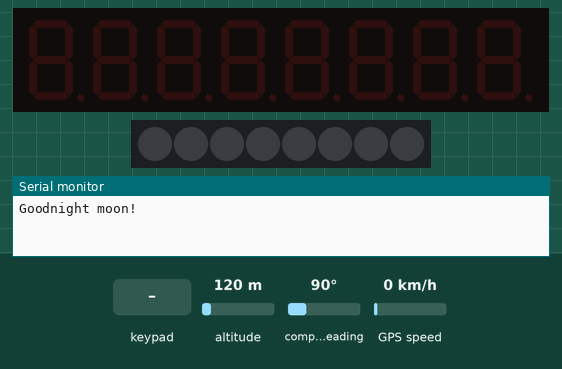
A sketch run on a simulated Arduino Uno, built with avr-gcc and run on an emulated ATmega328P. Shown: 8-digit seven-segment display, 8 RGB LEDs in strip order, left to right, the last lines printed to the serial monitor. The inputs (shaded band) are chosen by the test bench; at power-on: altitude 120 m, compass heading 90°, GPS speed 0 km/h. The GPS gets a fix after 3 s at 37.7749, -122.4194 with 8 satellites.

Above: at 1.2 s.
1.3 s: keypad keys 1 2 3 4 pressed 0.4 s apart
At 3.8 s:
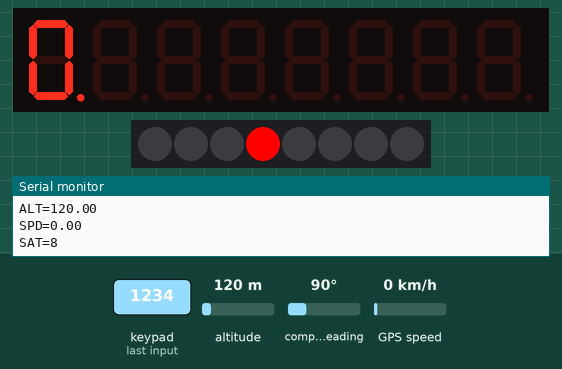
4.4 s: key '1' pressed
At 5.2 s:
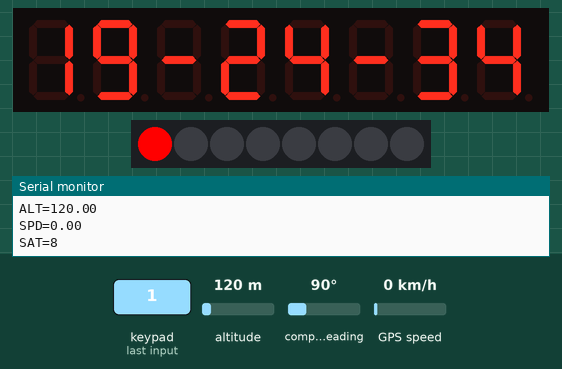
5.9 s: key '2' pressed
At 6.4 s:
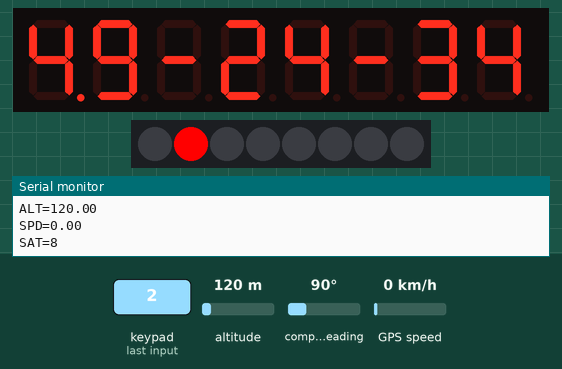
Timing chart, 0 to 8.9 s (numbered marks = the images above; inputs shaded):
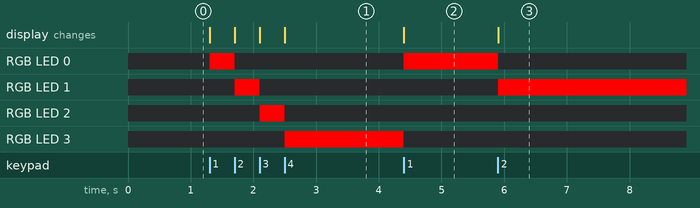

Measured:
- after the input at 1.3 s, RGB LED 0: off → RGB(255, 0, 0) at once, → off 0.40 s later; RGB LED 1: off → RGB(255, 0, 0) after 0.40 s, → off 0.40 s later; RGB LED 2: off → RGB(255, 0, 0) after 0.80 s, → off 0.40 s later; RGB LED 3: off → RGB(255, 0, 0) after 1.2 s
- after the input at 4.4 s, RGB LED 0: off → RGB(255, 0, 0) at once; RGB LED 3: RGB(255, 0, 0) → off at once; the display: changes at once (image 2)
- after the input at 5.9 s, RGB LED 0: RGB(255, 0, 0) → off at once; RGB LED 1: off → RGB(255, 0, 0) at once; the display: changes at once (image 3)

The sketch:

Bikeinformation_TM1638.ino.ino
```cpp
#include <TM1638.h>
#include <TinyGPS++.h>
#include <SoftwareSerial.h>

// TM1638設定定義
// D2にDIO
// D3にCLK
// D4にSTB
TM1638 module(2, 3, 4);

// GPS側設定
// D10にTXD
// D11にRXD
TinyGPSPlus gps;
SoftwareSerial mySerial(10, 11);

// 各種変数定義
String TM;
int tmz;
double LAT, LONG, ALT, SPD, SAT;

// 初期設定
void setup() {
    //Debug用 Serial情報取得宣言
    Serial.begin(57600);
    Serial.println("Goodnight moon!");

    // GPSモジュールとの通信は9600bpsで設定する
    mySerial.begin(9600);
    mySerial.println("Hello, world?");
}

//実処理（繰り返し処理）
void loop() {
    while (mySerial.available() > 0) {
        char c = mySerial.read();
        gps.encode(c);
        if (gps.location.isUpdated()) {
            //時刻 HH-MM-SS形式
            tmz = (gps.time.hour());
            tmz = tmz + 9;  //日本標準時に合わせるため＋９時間加算
            TM = String(tmz);
            TM += String("-");
            TM += String(gps.time.minute());
            TM += String("-");
            TM += String(gps.time.second());
            //緯度 小数点第4位まで
            LAT = (gps.location.lat(), 4);
            //経度 小数点第4位まで
            LONG = (gps.location.lng(), 4);
            //標高 単位：メートル
            ALT = (gps.altitude.meters());
            //速度 単位：km/h
            SPD = (gps.speed.kmph());
            //衛星の数
            SAT = (gps.satellites.value());
            //Debug Stream
            //日付 DDMMYY形式　それぞれ出す場合はyear month day で出すといい
            Serial.print("DATE=");Serial.println(gps.date.value());
            //時刻 HHMMSSCC形式　それぞれ出す場合はhour minute second centisecond と指定する
            Serial.print("TIME=");Serial.println(gps.time.value());
            //緯度　最終引数で小数点何位まで表示する
            Serial.print("LAT=");Serial.print(gps.location.rawLat().negative ? "W" : "E");Serial.println(gps.location.lat(), 3);
            //経度　最終引数で小数点何位まで表示する
            Serial.print("LONG=");Serial.print(gps.location.rawLng().negative ? "S" : "N");Serial.println(gps.location.lng(), 3);
            //標高 ほかにも miles kilometers feetがある valueだとセンチメートル
            Serial.print("ALT=");Serial.println(gps.altitude.meters());
            //速度　ほかにもknot mph mpsがある
            Serial.print("SPD=");Serial.println(gps.speed.kmph());
            //衛星の数
            Serial.print("SAT=");Serial.println(gps.satellites.value());
        }
    }
    byte keys = module.getButtons();
    if (keys == 0b00000001) {
        module.setLEDs(1);
        module.setDisplayToString(TM);
    }
    if (keys == 0b00000010) {
        module.setLEDs(2);
        module.setDisplayDigit(LAT, 0, true);
    }
    if (keys == 0b00000100) {
        module.setLEDs(4);
        module.setDisplayDigit(LONG, 0, true);
    }
    if (keys == 0b00001000) {
        module.setLEDs(8);
        module.setDisplayDigit(ALT, 0, true);
    }
    if (keys == 0b00010000) {
        module.setLEDs(16);
        module.setDisplayDigit(SPD, 0, true);
    }
    if (keys == 0b00100000) {
        module.setLEDs(32);
        module.setDisplayDigit(SAT, 0, true);
    }
}
```
